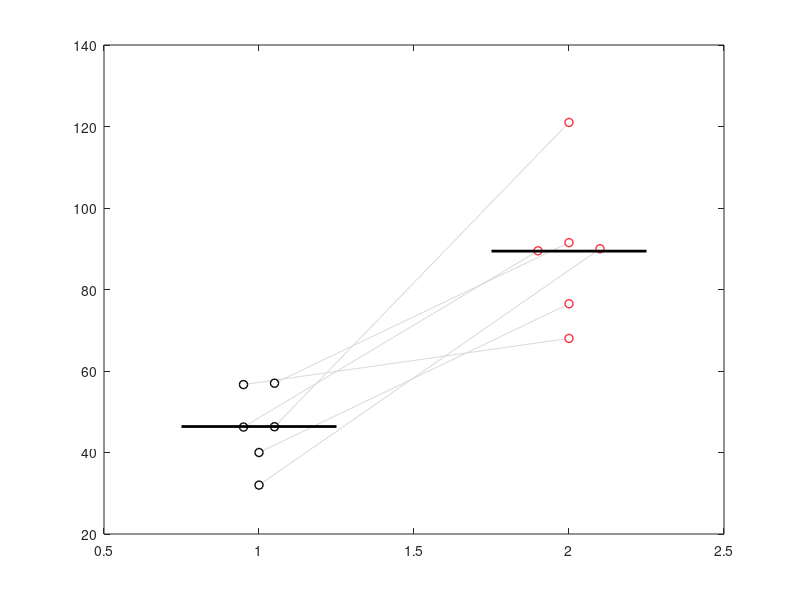

The MATLAB script that drew this image: (Note: this script raises an error after producing the figure.)
close all
clear all

cd 'C:\Users\BSNO\Desktop\Li_cognitive_flexibility\Codes\Fig2'
load('Fig2c_e_chemo_inhibition_data.mat')

% Fig2c
yrange = 150;
ydata = wt_hM4Di_trials_to_criterion;
[r, c] = size(ydata);
SEM = std(ydata)/sqrt(r);
coord_scale = 1;
xdata = repmat((1:c)/coord_scale, r, 1);

[h,p,ci,stats] = ttest(ydata(:,1),ydata(:,2));

if p > 0.05
    sig_level = 'NS';
elseif p > 0.01
    sig_level = '*';
elseif p > 0.001
    sig_level = '**';
else
    sig_level = '***';
end

gap = 0.1;
for group = 1:c
    group_coord = group/coord_scale;
    for i = 1:r
        value = ydata(i,group);
        equal_index = find(abs(ydata(:,group)-value) < 3);
        repeat_number = size(equal_index,1);
        xdata(equal_index, group) = group_coord-(repeat_number-1)*gap/2:gap:group_coord+(repeat_number-1)*gap/2;
    end
end

figure

CNO_color = [0.96 0.17 0.22];

for i = 1:r
    plot(xdata(i,:),ydata(i,:),'Color', [0.85 0.85 0.85])
    hold on;
end

p1 = scatter(xdata(:,1), ydata(:,1),'LineWidth',1,'MarkerFaceColor','white','MarkerEdgeColor','black');
p2 = scatter(xdata(:,2), ydata(:,2),'LineWidth',1,'MarkerFaceColor','white','MarkerEdgeColor',CNO_color);

mean_offset = 0.25;
plot([(1:c)/coord_scale-mean_offset; (1:c)/coord_scale+mean_offset], repmat(mean(ydata, 1), 2, 1), 'k-','Linewidth',2)

for i = 1:c
    errorbar(i/coord_scale,mean(ydata(:,i)), SEM(i),'Color',[0.3 0.3 0.3],'CapSize',10)
end

bar_lower_end = yrange*0.05;
bar_peak = yrange*0.075;
NS_position =  yrange*0.125;
asteris_position = yrange*0.1;

plot([1 1 2 2],[max(ydata(:)+bar_lower_end) max(ydata(:)+bar_peak) max(ydata(:)+bar_peak) max(ydata(:)+bar_lower_end)],'k-','Linewidth',1);
if strcmp('NS',sig_level) == 1
    text(1.5,max(ydata(:)+NS_position),sig_level,'FontSize',15,'HorizontalAlignment','center')
else
    text(1.5,max(ydata(:)+asteris_position),sig_level,'FontSize',15,'HorizontalAlignment','center')
end

hold off
box off

ylim([0 150])
yticks(0:30:150)
xlim([0.25 2.75])

ylabel('Trials to criterion')

set(gca,'xtick',[1 2],'xticklabel',{'Saline','CNO'})
set(gca,'FontSize',15)
set(gca,'TickDir','out');

fig=gcf;
fig.Position(3:4)=[300,400];


% Fig2d
figure

% CG
ydata = wt_hM4Di_accuracy_CG;
yrange = 1;

[r, c] = size(ydata);
SEM = std(ydata)/sqrt(r);
coord_scale = 1;
xdata = repmat((1:c)/coord_scale, r, 1);

[h,p,ci,stats] = ttest(ydata(:,1),ydata(:,2))

if p > 0.05
    sig_level = 'NS';
elseif p > 0.01
    sig_level = '*';
elseif p > 0.001
    sig_level = '**';
else
    sig_level = '***';
end

gap = 0.15;
for group = 1:c
    group_coord = group/coord_scale;
    for i = 1:r
        value = ydata(i,group);
        equal_index = find(abs(ydata(:,group)-value) < 0.015);
        repeat_number = size(equal_index,1);
        xdata(equal_index, group) = group_coord-(repeat_number-1)*gap/2:gap:group_coord+(repeat_number-1)*gap/2;
    end
end

CNO_color = [0.96 0.17 0.22];

for i = 1:r
    plot(xdata(i,:),ydata(i,:),'Color', [0.85 0.85 0.85])
    hold on;
end

p1 = scatter(xdata(:,1), ydata(:,1),'LineWidth',1,'MarkerFaceColor','white','MarkerEdgeColor','black');
p2 = scatter(xdata(:,2), ydata(:,2),'LineWidth',1,'MarkerFaceColor','white','MarkerEdgeColor',CNO_color);

mean_offset = 0.25;
plot([(1:c)/coord_scale-mean_offset; (1:c)/coord_scale+mean_offset], repmat(mean(ydata, 1), 2, 1), 'k-','Linewidth',2)

for i = 1:c
    errorbar(i/coord_scale,mean(ydata(:,i)), SEM(i),'Color',[0.3 0.3 0.3],'CapSize',10)
end

bar_lower_end = yrange*0.05;
bar_peak = yrange*0.075;
NS_position =  yrange*0.125;
asteris_position = yrange*0.1;

plot([1 1 2 2],[max(ydata(:)+bar_lower_end) max(ydata(:)+bar_peak) max(ydata(:)+bar_peak) max(ydata(:)+bar_lower_end)],'k-','Linewidth',1);
if strcmp('NS',sig_level) == 1
    text(1.5,max(ydata(:)+NS_position),sig_level,'FontSize',15,'HorizontalAlignment','center')
else
    text(1.5,max(ydata(:)+asteris_position),sig_level,'FontSize',15,'HorizontalAlignment','center')
end

% ICG
ydata = wt_hM4Di_accuracy_ICG;

[r, c] = size(ydata);
SEM = std(ydata)/sqrt(r);
coord_scale = 1;
xdata = repmat((1:c)/coord_scale, r, 1);

[h,p,ci,stats] = ttest(ydata(:,1),ydata(:,2))

if p > 0.05
    sig_level = 'NS';
elseif p > 0.01
    sig_level = '*';
elseif p > 0.001
    sig_level = '**';
else
    sig_level = '***';
end

gap = 0.15;
for group = 1:c
    group_coord = group/coord_scale;
    for i = 1:r
        value = ydata(i,group);
        equal_index = find(abs(ydata(:,group)-value) < 0.015);
        repeat_number = size(equal_index,1);
        xdata(equal_index, group) = group_coord-(repeat_number-1)*gap/2:gap:group_coord+(repeat_number-1)*gap/2;
    end
end

CNO_color = [0.96 0.17 0.22];

for i = 1:r
    plot(xdata(i,:)+2,ydata(i,:),'Color', [0.85 0.85 0.85])
    hold on;
end

p1 = scatter(xdata(:,1)+2, ydata(:,1),'LineWidth',1,'MarkerFaceColor','white','MarkerEdgeColor','black');
p2 = scatter(xdata(:,2)+2, ydata(:,2),'LineWidth',1,'MarkerFaceColor','white','MarkerEdgeColor',CNO_color);

mean_offset = 0.25;
plot([(1:c)/coord_scale-mean_offset+2; (1:c)/coord_scale+mean_offset+2], repmat(mean(ydata, 1), 2, 1), 'k-','Linewidth',2)

for i = 1:c
    errorbar(i/coord_scale +2,mean(ydata(:,i)), SEM(i),'Color',[0.3 0.3 0.3],'CapSize',10)
end

plot([3 3 4 4],[max(ydata(:)+bar_lower_end) max(ydata(:)+bar_peak) max(ydata(:)+bar_peak) max(ydata(:)+bar_lower_end)],'k-','Linewidth',1);
if strcmp('NS',sig_level) == 1
    text(3.5,max(ydata(:)+NS_position),sig_level,'FontSize',15,'HorizontalAlignment','center')
else
    text(3.5,max(ydata(:)+asteris_position),sig_level,'FontSize',15,'HorizontalAlignment','center')
end

hold off
box off

ylim([0 1])
yticks(0:0.2:1)
xlim([0.25 4.75])

lgd = legend([p1 p2],{'Saline','CNO'},'Orientation','vertical');
lgd.ItemTokenSize = [15,10];
lgd.Location = 'south';
lgd.Box = 'off';

ylabel('Fraction correct')

set(gca,'xtick',[1.5 3.5],'xticklabel',{'CG','ICG'})
set(gca,'FontSize',15)
set(gca,'TickDir','out');

ax = gca;
ax.Clipping = "off";
ax.OuterPosition(4) = 0.9;

fig=gcf;
fig.Position(3:4)=[325,400];


% Fig 2e
figure

% CG
ydata = wt_hM4Di_response_time_CG;

yrange = 4;

[r, c] = size(ydata);
SEM = std(ydata)/sqrt(r);
coord_scale = 1;
xdata = repmat((1:c)/coord_scale, r, 1);

[h,p,ci,stats] = ttest(ydata(:,1),ydata(:,2))

if p > 0.05
    sig_level = 'NS';
elseif p > 0.01
    sig_level = '*';
elseif p > 0.001
    sig_level = '**';
else
    sig_level = '***';
end

gap = 0.15;
for group = 1:c
    group_coord = group/coord_scale;
    for i = 1:r
        value = ydata(i,group);
        equal_index = find(abs(ydata(:,group)-value) < 0.06);
        repeat_number = size(equal_index,1);
        xdata(equal_index, group) = group_coord-(repeat_number-1)*gap/2:gap:group_coord+(repeat_number-1)*gap/2;
    end
end

CNO_color = [0.96 0.17 0.22];

for i = 1:r
    plot(xdata(i,:),ydata(i,:),'Color', [0.85 0.85 0.85])
    hold on;
end

p1 = scatter(xdata(:,1), ydata(:,1),'LineWidth',1,'MarkerFaceColor','white','MarkerEdgeColor','black');
p2 = scatter(xdata(:,2), ydata(:,2),'LineWidth',1,'MarkerFaceColor','white','MarkerEdgeColor',CNO_color);

mean_offset = 0.25;
plot([(1:c)/coord_scale-mean_offset; (1:c)/coord_scale+mean_offset], repmat(mean(ydata, 1), 2, 1), 'k-','Linewidth',2)

for i = 1:c
    errorbar(i/coord_scale,mean(ydata(:,i)), SEM(i),'Color',[0.3 0.3 0.3],'CapSize',10)
end

bar_lower_end = yrange*0.05;
bar_peak = yrange*0.075;
NS_position =  yrange*0.125;
asteris_position = yrange*0.1;

plot([1 1 2 2],[max(ydata(:)+bar_lower_end) max(ydata(:)+bar_peak) max(ydata(:)+bar_peak) max(ydata(:)+bar_lower_end)],'k-','Linewidth',1);
if strcmp('NS',sig_level) == 1
    text(1.5,max(ydata(:)+NS_position),sig_level,'FontSize',15,'HorizontalAlignment','center')
else
    text(1.5,max(ydata(:)+asteris_position),sig_level,'FontSize',15,'HorizontalAlignment','center')
end


% ICG
ydata = wt_hM4Di_response_time_ICG;

[r, c] = size(ydata);
SEM = std(ydata)/sqrt(r);
coord_scale = 1;
xdata = repmat((1:c)/coord_scale, r, 1);

[h,p,ci,stats] = ttest(ydata(:,1),ydata(:,2))

if p > 0.05
    sig_level = 'NS';
elseif p > 0.01
    sig_level = '*';
elseif p > 0.001
    sig_level = '**';
else
    sig_level = '***';
end

gap = 0.15;
for group = 1:c
    group_coord = group/coord_scale;
    for i = 1:r
        value = ydata(i,group);
        equal_index = find(abs(ydata(:,group)-value) < 0.06);
        repeat_number = size(equal_index,1);
        xdata(equal_index, group) = group_coord-(repeat_number-1)*gap/2:gap:group_coord+(repeat_number-1)*gap/2;
    end
end

CNO_color = [0.96 0.17 0.22];

for i = 1:r
    plot(xdata(i,:)+2,ydata(i,:),'Color', [0.85 0.85 0.85])
    hold on;
end

p1 = scatter(xdata(:,1)+2, ydata(:,1),'LineWidth',1,'MarkerFaceColor','white','MarkerEdgeColor','black');
p2 = scatter(xdata(:,2)+2, ydata(:,2),'LineWidth',1,'MarkerFaceColor','white','MarkerEdgeColor',CNO_color);

mean_offset = 0.25;
plot([(1:c)/coord_scale-mean_offset+2; (1:c)/coord_scale+mean_offset+2], repmat(mean(ydata, 1), 2, 1), 'k-','Linewidth',2)

for i = 1:c
    errorbar(i/coord_scale +2,mean(ydata(:,i)), SEM(i),'Color',[0.3 0.3 0.3],'CapSize',10)
end

plot([3 3 4 4],[max(ydata(:)+bar_lower_end) max(ydata(:)+bar_peak) max(ydata(:)+bar_peak) max(ydata(:)+bar_lower_end)],'k-','Linewidth',1);
if strcmp('NS',sig_level) == 1
    text(3.5,max(ydata(:)+NS_position),sig_level,'FontSize',15,'HorizontalAlignment','center')
else
    text(3.5,max(ydata(:)+asteris_position),sig_level,'FontSize',15,'HorizontalAlignment','center')
end

hold off
box off

ylim([0 4])
yticks(0:1:4)
xlim([0.25 4.75])

lgd = legend([p1 p2],{'Saline','CNO'},'Orientation','vertical');
lgd.ItemTokenSize = [15,10];
lgd.Location = 'south';
lgd.Box = 'off';

ylabel('Response time (s)')

set(gca,'xtick',[1.5 3.5],'xticklabel',{'CG','ICG'})
set(gca,'FontSize',15)
set(gca,'TickDir','out');

fig=gcf;
fig.Position(3:4)=[325,400];
